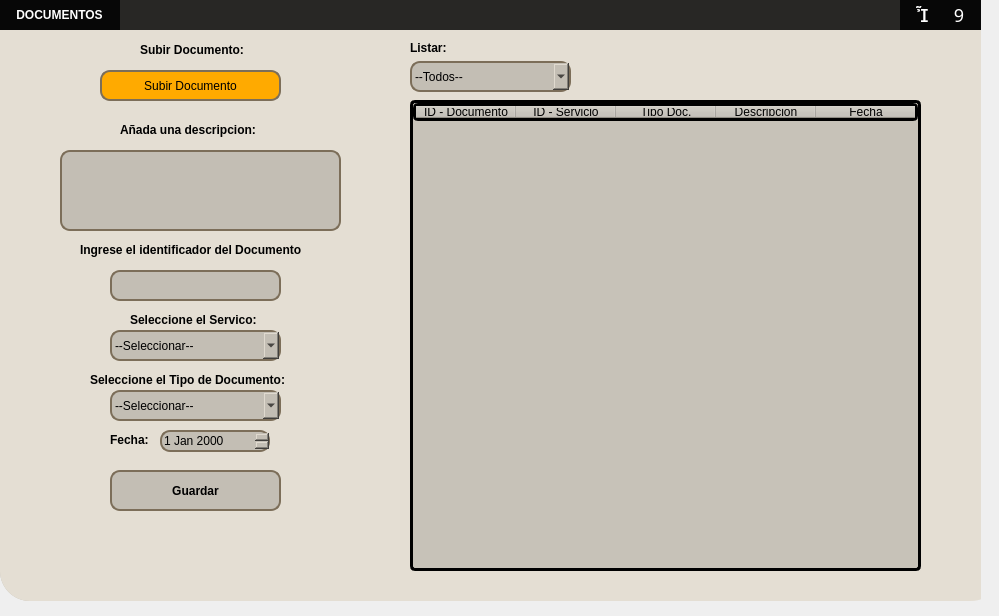
<?xml version="1.0" encoding="UTF-8"?>
<ui version="4.0">
 <class>MainWindow</class>
 <widget class="QMainWindow" name="MainWindow">
  <property name="geometry">
   <rect>
    <x>0</x>
    <y>0</y>
    <width>999</width>
    <height>616</height>
   </rect>
  </property>
  <property name="windowTitle">
   <string>MainWindow</string>
  </property>
  <widget class="QWidget" name="centralwidget">
   <widget class="QWidget" name="widget" native="true">
    <property name="geometry">
     <rect>
      <x>-10</x>
      <y>-20</y>
      <width>1011</width>
      <height>631</height>
     </rect>
    </property>
    <widget class="QFrame" name="frame">
     <property name="geometry">
      <rect>
       <x>10</x>
       <y>20</y>
       <width>981</width>
       <height>601</height>
      </rect>
     </property>
     <property name="styleSheet">
      <string notr="true">background-color: rgb(195, 190, 180);
border-radius:30px



</string>
     </property>
     <property name="frameShape">
      <enum>QFrame::StyledPanel</enum>
     </property>
     <property name="frameShadow">
      <enum>QFrame::Raised</enum>
     </property>
     <widget class="QWidget" name="widget_2" native="true">
      <property name="geometry">
       <rect>
        <x>-90</x>
        <y>0</y>
        <width>1071</width>
        <height>30</height>
       </rect>
      </property>
      <property name="styleSheet">
       <string notr="true">background-color:rgba(0,0,0,210);
</string>
      </property>
      <widget class="QWidget" name="horizontalWidget_3" native="true">
       <property name="geometry">
        <rect>
         <x>990</x>
         <y>0</y>
         <width>81</width>
         <height>30</height>
        </rect>
       </property>
       <property name="styleSheet">
        <string notr="true">QPushButton{
	background-color:rgba(0,0,0,0);
	color:rgb(255,255,255);
	border-radius:1px;
	font-size:18px;
	font-family:dripicons-v2;
}

QPushButton:hover{
	background-color:rgb(49,48,53)
}

QPushButton#cerrar:hover{
	background-color:rgb(232,17,25)
}

QpushButton:pressed{
	padding-top:5px;
 	padding-left:5px;
}
</string>
       </property>
       <layout class="QHBoxLayout" name="horizontalLayout_3">
        <property name="spacing">
         <number>0</number>
        </property>
        <property name="leftMargin">
         <number>0</number>
        </property>
        <property name="topMargin">
         <number>0</number>
        </property>
        <property name="rightMargin">
         <number>0</number>
        </property>
        <property name="bottomMargin">
         <number>0</number>
        </property>
        <item>
         <widget class="QPushButton" name="btnMinimizar">
          <property name="minimumSize">
           <size>
            <width>30</width>
            <height>30</height>
           </size>
          </property>
          <property name="maximumSize">
           <size>
            <width>30</width>
            <height>30</height>
           </size>
          </property>
          <property name="text">
           <string></string>
          </property>
         </widget>
        </item>
        <item>
         <widget class="QPushButton" name="btnCerrar">
          <property name="minimumSize">
           <size>
            <width>30</width>
            <height>30</height>
           </size>
          </property>
          <property name="maximumSize">
           <size>
            <width>30</width>
            <height>30</height>
           </size>
          </property>
          <property name="text">
           <string>9</string>
          </property>
         </widget>
        </item>
       </layout>
      </widget>
      <widget class="QLabel" name="label_2">
       <property name="geometry">
        <rect>
         <x>89</x>
         <y>0</y>
         <width>121</width>
         <height>30</height>
        </rect>
       </property>
       <property name="font">
        <font>
         <pointsize>9</pointsize>
         <weight>75</weight>
         <bold>true</bold>
        </font>
       </property>
       <property name="styleSheet">
        <string notr="true">color:rgba(255,255,255,255)</string>
       </property>
       <property name="text">
        <string>&lt;html&gt;&lt;head/&gt;&lt;body&gt;&lt;p align=&quot;center&quot;&gt;DOCUMENTOS&lt;/p&gt;&lt;/body&gt;&lt;/html&gt;</string>
       </property>
      </widget>
     </widget>
     <widget class="QLabel" name="label_3">
      <property name="geometry">
       <rect>
        <x>0</x>
        <y>-10</y>
        <width>1001</width>
        <height>611</height>
       </rect>
      </property>
      <property name="styleSheet">
       <string notr="true">background-color: rgb(228, 222, 211);
border-radius:30px</string>
      </property>
      <property name="text">
       <string/>
      </property>
     </widget>
     <widget class="QLabel" name="label_4">
      <property name="geometry">
       <rect>
        <x>140</x>
        <y>40</y>
        <width>121</width>
        <height>20</height>
       </rect>
      </property>
      <property name="font">
       <font>
        <pointsize>9</pointsize>
        <weight>75</weight>
        <bold>true</bold>
       </font>
      </property>
      <property name="styleSheet">
       <string notr="true">background-color: rgb(228, 222, 211);</string>
      </property>
      <property name="text">
       <string>Subir Documento:</string>
      </property>
     </widget>
     <widget class="QTableWidget" name="tblDocumentos">
      <property name="geometry">
       <rect>
        <x>410</x>
        <y>100</y>
        <width>511</width>
        <height>471</height>
       </rect>
      </property>
      <property name="sizePolicy">
       <sizepolicy hsizetype="Expanding" vsizetype="Expanding">
        <horstretch>0</horstretch>
        <verstretch>0</verstretch>
       </sizepolicy>
      </property>
      <property name="styleSheet">
       <string notr="true">border-radius:5px;
border: 3px solid  #000000;
background-color: rgb(199, 194, 184);
</string>
      </property>
      <column>
       <property name="text">
        <string>ID - Documento</string>
       </property>
       <property name="background">
        <color>
         <red>228</red>
         <green>222</green>
         <blue>211</blue>
        </color>
       </property>
      </column>
      <column>
       <property name="text">
        <string>ID - Servicio</string>
       </property>
      </column>
      <column>
       <property name="text">
        <string>Tipo Doc.</string>
       </property>
      </column>
      <column>
       <property name="text">
        <string>Descripcion</string>
       </property>
      </column>
      <column>
       <property name="text">
        <string>Fecha</string>
       </property>
      </column>
     </widget>
     <widget class="QToolButton" name="btnSubir">
      <property name="geometry">
       <rect>
        <x>100</x>
        <y>70</y>
        <width>181</width>
        <height>31</height>
       </rect>
      </property>
      <property name="cursor">
       <cursorShape>PointingHandCursor</cursorShape>
      </property>
      <property name="styleSheet">
       <string notr="true">background-color: rgb(255, 170, 0);
border:1.5px solid #7c6e59;
border-radius:10px;</string>
      </property>
      <property name="text">
       <string>Subir Documento</string>
      </property>
     </widget>
     <widget class="QLabel" name="label_5">
      <property name="geometry">
       <rect>
        <x>120</x>
        <y>120</y>
        <width>151</width>
        <height>20</height>
       </rect>
      </property>
      <property name="font">
       <font>
        <pointsize>9</pointsize>
        <weight>75</weight>
        <bold>true</bold>
       </font>
      </property>
      <property name="styleSheet">
       <string notr="true">background-color: rgb(228, 222, 211);</string>
      </property>
      <property name="text">
       <string>Añada una descripcion:</string>
      </property>
     </widget>
     <widget class="QPushButton" name="btnGuardar">
      <property name="geometry">
       <rect>
        <x>110</x>
        <y>470</y>
        <width>171</width>
        <height>41</height>
       </rect>
      </property>
      <property name="font">
       <font>
        <pointsize>9</pointsize>
        <weight>75</weight>
        <bold>true</bold>
       </font>
      </property>
      <property name="cursor">
       <cursorShape>PointingHandCursor</cursorShape>
      </property>
      <property name="styleSheet">
       <string notr="true">QPushButton{
background-color: rgb(195, 190, 180);
	color: rgb(0, 0, 0);
	border-radius:10px;
	border:1.5px solid #7c6e59;
}

QPushButton:hover{
background-color: rgb(218, 212, 202);
	border:1.5px solid #7c6e59;
}

QPushButton:pressed{
	padding-left:5px;
	padding-top:5px;
	background-color: rgb(195, 190, 180);
	border:1.5px solid #7c6e59;

}</string>
      </property>
      <property name="text">
       <string>Guardar</string>
      </property>
     </widget>
     <widget class="QLabel" name="label">
      <property name="geometry">
       <rect>
        <x>130</x>
        <y>520</y>
        <width>141</width>
        <height>81</height>
       </rect>
      </property>
      <property name="styleSheet">
       <string notr="true">background-image: url(:/newPrefix/Marohuma_icono.png);
background-color: rgb(228, 222, 211);</string>
      </property>
      <property name="text">
       <string/>
      </property>
      <property name="pixmap">
       <pixmap resource="Imagenes/QT_imagenes.qrc">:/newPrefix/Marohuma_icono.png</pixmap>
      </property>
      <property name="scaledContents">
       <bool>true</bool>
      </property>
     </widget>
     <widget class="QLabel" name="label_6">
      <property name="geometry">
       <rect>
        <x>130</x>
        <y>310</y>
        <width>141</width>
        <height>20</height>
       </rect>
      </property>
      <property name="font">
       <font>
        <pointsize>9</pointsize>
        <weight>75</weight>
        <bold>true</bold>
       </font>
      </property>
      <property name="styleSheet">
       <string notr="true">background-color: rgb(228, 222, 211);</string>
      </property>
      <property name="text">
       <string>Seleccione el Servico:</string>
      </property>
     </widget>
     <widget class="QComboBox" name="cboServicio">
      <property name="geometry">
       <rect>
        <x>110</x>
        <y>330</y>
        <width>171</width>
        <height>31</height>
       </rect>
      </property>
      <property name="cursor">
       <cursorShape>PointingHandCursor</cursorShape>
      </property>
      <property name="styleSheet">
       <string notr="true">
border:1.5px solid #7c6e59;
border-radius:10px;</string>
      </property>
      <item>
       <property name="text">
        <string>--Seleccionar--</string>
       </property>
      </item>
     </widget>
     <widget class="QLabel" name="label_7">
      <property name="geometry">
       <rect>
        <x>410</x>
        <y>40</y>
        <width>141</width>
        <height>16</height>
       </rect>
      </property>
      <property name="font">
       <font>
        <pointsize>9</pointsize>
        <weight>75</weight>
        <bold>true</bold>
       </font>
      </property>
      <property name="styleSheet">
       <string notr="true">background-color: rgb(228, 222, 211);</string>
      </property>
      <property name="text">
       <string>Listar:</string>
      </property>
     </widget>
     <widget class="QComboBox" name="cboListar">
      <property name="geometry">
       <rect>
        <x>410</x>
        <y>61</y>
        <width>161</width>
        <height>31</height>
       </rect>
      </property>
      <property name="cursor">
       <cursorShape>PointingHandCursor</cursorShape>
      </property>
      <property name="styleSheet">
       <string notr="true">
border:1.5px solid #7c6e59;
border-radius:10px;</string>
      </property>
      <item>
       <property name="text">
        <string>--Todos--</string>
       </property>
      </item>
     </widget>
     <widget class="QPlainTextEdit" name="pteDescripcion">
      <property name="geometry">
       <rect>
        <x>60</x>
        <y>150</y>
        <width>281</width>
        <height>81</height>
       </rect>
      </property>
      <property name="styleSheet">
       <string notr="true">
border:1.5px solid #7c6e59;
border-radius:10px;</string>
      </property>
     </widget>
     <widget class="QComboBox" name="cboTipo">
      <property name="geometry">
       <rect>
        <x>110</x>
        <y>390</y>
        <width>171</width>
        <height>31</height>
       </rect>
      </property>
      <property name="cursor">
       <cursorShape>PointingHandCursor</cursorShape>
      </property>
      <property name="styleSheet">
       <string notr="true">
border:1.5px solid #7c6e59;
border-radius:10px;</string>
      </property>
      <item>
       <property name="text">
        <string>--Seleccionar--</string>
       </property>
      </item>
      <item>
       <property name="text">
        <string>Contratos</string>
       </property>
      </item>
      <item>
       <property name="text">
        <string>Licencias o permisos</string>
       </property>
      </item>
      <item>
       <property name="text">
        <string>Presupuestos</string>
       </property>
      </item>
      <item>
       <property name="text">
        <string>Informes</string>
       </property>
      </item>
      <item>
       <property name="text">
        <string>Certificados</string>
       </property>
      </item>
     </widget>
     <widget class="QLabel" name="label_8">
      <property name="geometry">
       <rect>
        <x>90</x>
        <y>370</y>
        <width>211</width>
        <height>20</height>
       </rect>
      </property>
      <property name="font">
       <font>
        <pointsize>9</pointsize>
        <weight>75</weight>
        <bold>true</bold>
       </font>
      </property>
      <property name="styleSheet">
       <string notr="true">background-color: rgb(228, 222, 211);</string>
      </property>
      <property name="text">
       <string>Seleccione el Tipo de Documento:</string>
      </property>
     </widget>
     <widget class="QLabel" name="label_9">
      <property name="geometry">
       <rect>
        <x>80</x>
        <y>240</y>
        <width>241</width>
        <height>20</height>
       </rect>
      </property>
      <property name="font">
       <font>
        <pointsize>9</pointsize>
        <weight>75</weight>
        <bold>true</bold>
       </font>
      </property>
      <property name="styleSheet">
       <string notr="true">background-color: rgb(228, 222, 211);</string>
      </property>
      <property name="text">
       <string>Ingrese el identificador del Documento</string>
      </property>
     </widget>
     <widget class="QLineEdit" name="txtID">
      <property name="geometry">
       <rect>
        <x>110</x>
        <y>270</y>
        <width>171</width>
        <height>31</height>
       </rect>
      </property>
      <property name="styleSheet">
       <string notr="true">
border:1.5px solid #7c6e59;
border-radius:10px;</string>
      </property>
     </widget>
     <widget class="QLabel" name="lblFecha">
      <property name="geometry">
       <rect>
        <x>110</x>
        <y>430</y>
        <width>141</width>
        <height>20</height>
       </rect>
      </property>
      <property name="font">
       <font>
        <pointsize>9</pointsize>
        <weight>75</weight>
        <bold>true</bold>
       </font>
      </property>
      <property name="styleSheet">
       <string notr="true">background-color: rgb(228, 222, 211);</string>
      </property>
      <property name="text">
       <string>Fecha:</string>
      </property>
     </widget>
     <widget class="QDateEdit" name="dateFecha">
      <property name="geometry">
       <rect>
        <x>160</x>
        <y>430</y>
        <width>110</width>
        <height>22</height>
       </rect>
      </property>
      <property name="styleSheet">
       <string notr="true">
border:1.5px solid #7c6e59;
border-radius:10px;</string>
      </property>
     </widget>
     <zorder>label_3</zorder>
     <zorder>widget_2</zorder>
     <zorder>label_4</zorder>
     <zorder>tblDocumentos</zorder>
     <zorder>btnSubir</zorder>
     <zorder>label_5</zorder>
     <zorder>btnGuardar</zorder>
     <zorder>label</zorder>
     <zorder>label_6</zorder>
     <zorder>cboServicio</zorder>
     <zorder>label_7</zorder>
     <zorder>cboListar</zorder>
     <zorder>pteDescripcion</zorder>
     <zorder>cboTipo</zorder>
     <zorder>label_8</zorder>
     <zorder>label_9</zorder>
     <zorder>txtID</zorder>
     <zorder>lblFecha</zorder>
     <zorder>dateFecha</zorder>
    </widget>
   </widget>
  </widget>
 </widget>
 <resources>
  <include location="Imagenes/QT_imagenes.qrc"/>
 </resources>
 <connections/>
</ui>
